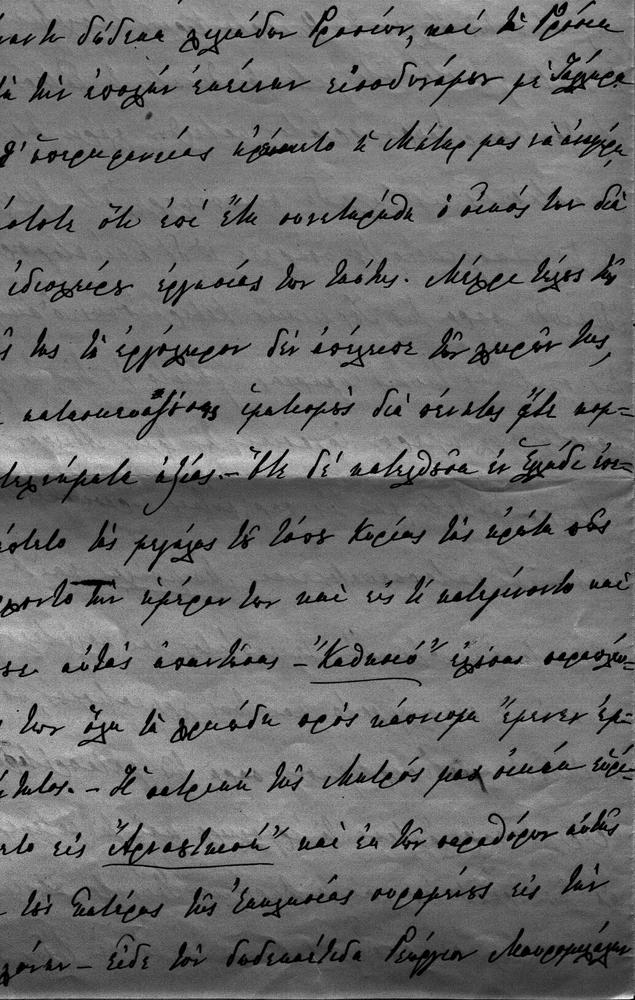
#> input picture trikoupi6.png, 635 x 1000 px, shrunk from 1031 x 1623 before the run
$ jupyter execute ask1.ipynb
#> lines starting #> are read from the running program, lines starting #| are printed output that depends on the picture; after the words box and inside, x2 and y2 are one past the last pixel; in counts of white or black regions, pixels touching at a corner belong together
[cell 1]
import numpy as np
from PIL import Image
import matplotlib.pyplot as plt


inputPicName = 'trikoupi6.png'
outputPicName = 'tresholdedPic1'
thdKey = 110

img = Image.open(inputPicName)
#> img is the input picture: PIL image 635x1000 L; min 0, max 255, mean 108.4

pixelsData_array = np.array(img)
width, height = img.size
#> width = 635; height = 1000

# check if the opened image is grayscale mode
isGray = True
imgNew = img.convert("RGB")

for i in range(width):
    for j in range(height):
        r, g, b = imgNew.getpixel((i, j))

        if r != g != b:
            isGray = False
            break
    if isGray == False:
        break

# Convert the image to grayscale mode
if not isGray:
    gray = Image.new("L", (width, height))
    for i in range(width):
        for j in range(height):
            red, green, blue = imgNew.getpixel((i, j))
            newPxl = (red + green + blue) / 3
            newPxl = int(newPxl)
            gray.putpixel((i, j), newPxl)
    image = gray
    pixelsData_array = image.load()

#Threshold of image
for i in range(width):
    for j in range(height):
        if img.getpixel((i, j)) > int(thdKey):
            img.putpixel((i, j), 255)
        else:
            img.putpixel((i, j), 0)
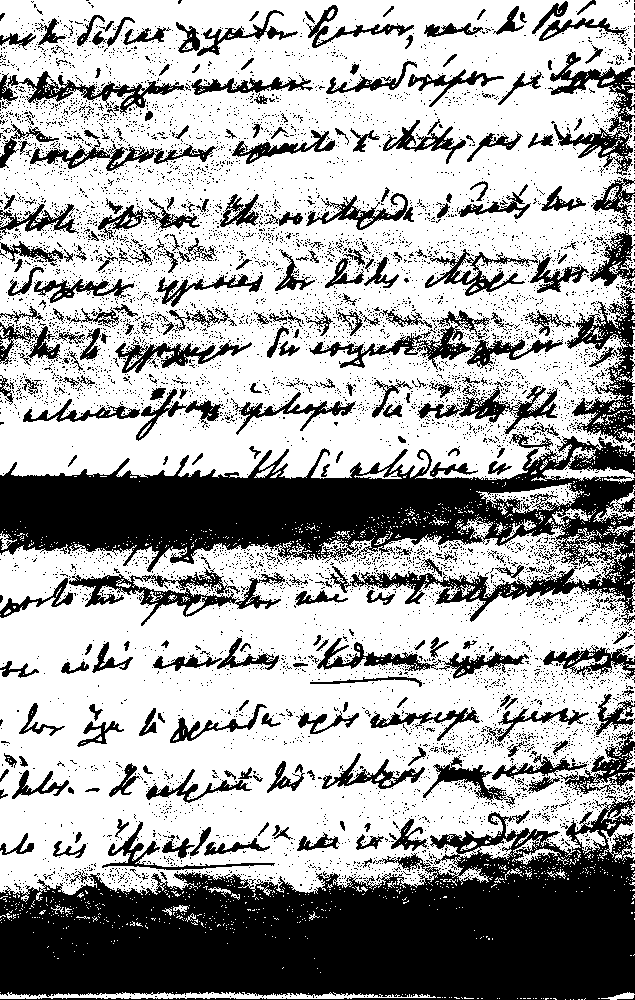
#> img: PIL image 635x1000 L; 65.1% white; 7782 black regions (7488 under 20 px), largest, box (x1, y1, x2, y2) and area: (0, 795, 635, 1000) 78242, (0, 434, 635, 625) 49356, (567, 285, 635, 443) 4002

plt.imshow(img, cmap = 'gray')
plt.title("treshold key is 110")

[cell 2]
import numpy as np
from PIL import Image
import matplotlib.pyplot as plt


inputPicName = 'trikoupi6.png'
outputPicName = 'tresholdedPic2'
thdKey = 90

img = Image.open(inputPicName)

pixelsData_array = np.array(img)
width, height = img.size

# check if the opened image is grayscale mode
isGray = True
imgNew = img.convert("RGB")

for i in range(width):
    for j in range(height):
        r, g, b = imgNew.getpixel((i, j))

        if r != g != b:
            isGray = False
            break
    if isGray == False:
        break

# Convert the image to grayscale mode
if not isGray:
    gray = Image.new("L", (width, height))
    for i in range(width):
        for j in range(height):
            red, green, blue = imgNew.getpixel((i, j))
            newPxl = (red + green + blue) / 3
            newPxl = int(newPxl)
            gray.putpixel((i, j), newPxl)
    image = gray
    pixelsData_array = image.load()

#Threshold of image
for i in range(width):
    for j in range(height):
        if img.getpixel((i, j)) > int(thdKey):
            img.putpixel((i, j), 255)
        else:
            img.putpixel((i, j), 0)
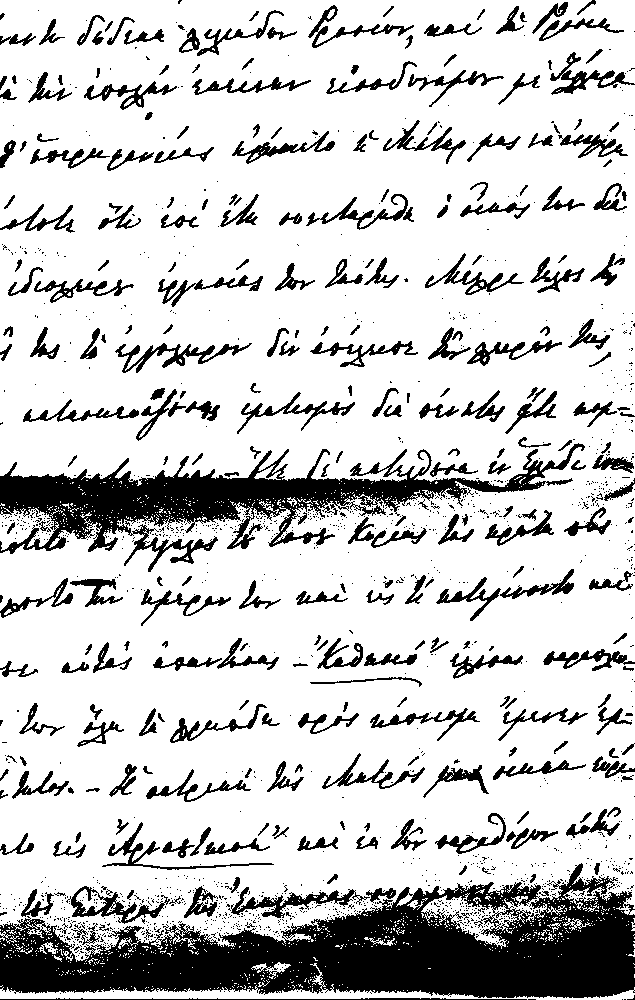
#> img: PIL image 635x1000 L; 80% white; 1694 black regions (1398 under 20 px), largest, box (x1, y1, x2, y2) and area: (0, 863, 635, 998) 43874, (0, 443, 585, 572) 21445, (231, 887, 370, 918) 1210

plt.imshow(img, cmap = 'gray')
plt.title("treshold key is 90")

[cell 3]
import numpy as np
from PIL import Image
import matplotlib.pyplot as plt


inputPicName = 'trikoupi6.png'
outputPicName = 'tresholdedPic3'
thdKey = 70

img = Image.open(inputPicName)

pixelsData_array = np.array(img)
width, height = img.size

# check if the opened image is grayscale mode
isGray = True
imgNew = img.convert("RGB")

for i in range(width):
    for j in range(height):
        r, g, b = imgNew.getpixel((i, j))

        if r != g != b:
            isGray = False
            break
    if isGray == False:
        break

# Convert the image to grayscale mode
if not isGray:
    gray = Image.new("L", (width, height))
    for i in range(width):
        for j in range(height):
            red, green, blue = imgNew.getpixel((i, j))
            newPxl = (red + green + blue) / 3
            newPxl = int(newPxl)
            gray.putpixel((i, j), newPxl)
    image = gray
    pixelsData_array = image.load()

#Threshold of image
for i in range(width):
    for j in range(height):
        if img.getpixel((i, j)) > int(thdKey):
            img.putpixel((i, j), 255)
        else:
            img.putpixel((i, j), 0)
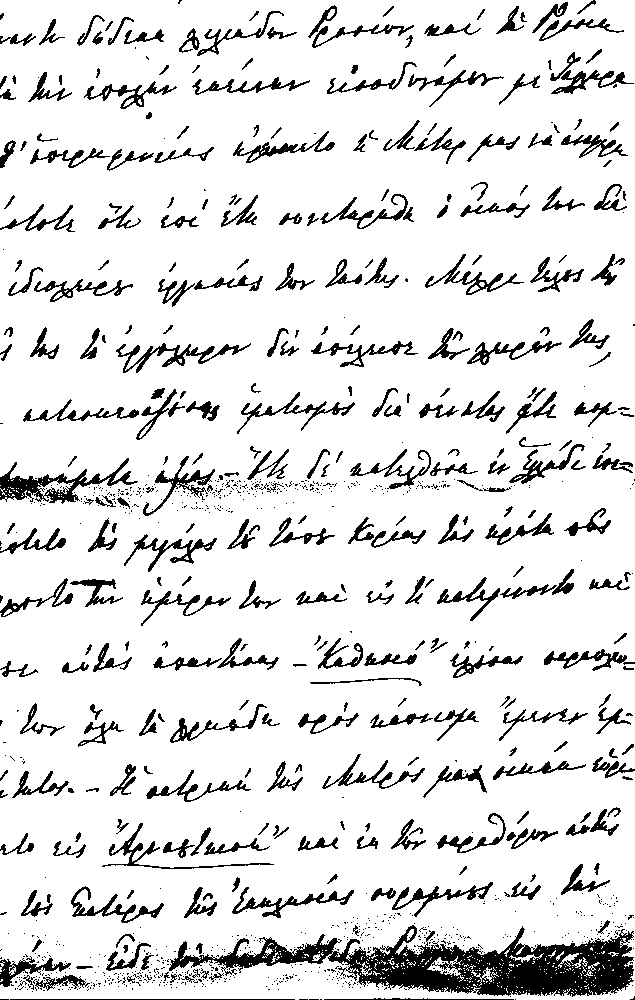
#> img: PIL image 635x1000 L; 88.1% white; 1155 black regions (822 under 20 px), largest, box (x1, y1, x2, y2) and area: (169, 925, 634, 997) 13507, (0, 458, 138, 504) 1832, (116, 343, 251, 373) 1002

plt.imshow(img, cmap = 'gray')
plt.title("treshold key is 70")

[cell 4]
import numpy as np
from PIL import Image
import matplotlib.pyplot as plt


inputPicName = 'trikoupi6.png'
outputPicName = 'tresholdedPic4'
thdKey = 50

img = Image.open(inputPicName)

pixelsData_array = np.array(img)
width, height = img.size

# check if the opened image is grayscale mode
isGray = True
imgNew = img.convert("RGB")

for i in range(width):
    for j in range(height):
        r, g, b = imgNew.getpixel((i, j))

        if r != g != b:
            isGray = False
            break
    if isGray == False:
        break

# Convert the image to grayscale mode
if not isGray:
    gray = Image.new("L", (width, height))
    for i in range(width):
        for j in range(height):
            red, green, blue = imgNew.getpixel((i, j))
            newPxl = (red + green + blue) / 3
            newPxl = int(newPxl)
            gray.putpixel((i, j), newPxl)
    image = gray
    pixelsData_array = image.load()

#Threshold of image
for i in range(width):
    for j in range(height):
        if img.getpixel((i, j)) > int(thdKey):
            img.putpixel((i, j), 255)
        else:
            img.putpixel((i, j), 0)
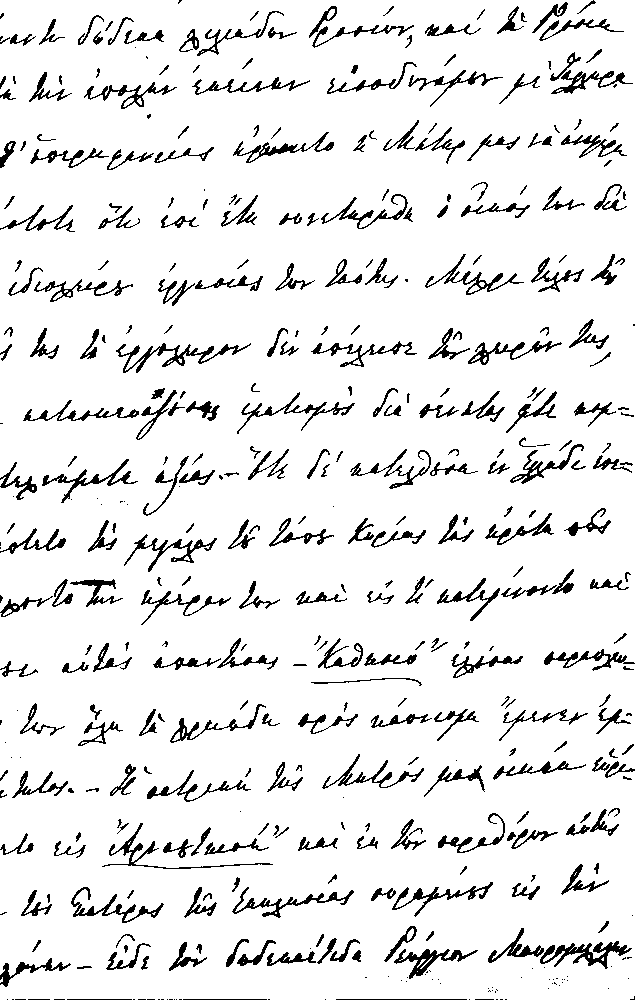
#> img: PIL image 635x1000 L; 91.4% white; black in thin lines or dots

plt.imshow(img, cmap = 'gray')
plt.title("treshold key is 50")

[cell 5]
import numpy as np
from PIL import Image
import matplotlib.pyplot as plt


inputPicName = 'trikoupi6.png'
outputPicName = 'tresholdedPic5'
thdKey = 30

img = Image.open(inputPicName)

pixelsData_array = np.array(img)
width, height = img.size

# check if the opened image is grayscale mode
isGray = True
imgNew = img.convert("RGB")

for i in range(width):
    for j in range(height):
        r, g, b = imgNew.getpixel((i, j))

        if r != g != b:
            isGray = False
            break
    if isGray == False:
        break

# Convert the image to grayscale mode
if not isGray:
    gray = Image.new("L", (width, height))
    for i in range(width):
        for j in range(height):
            red, green, blue = imgNew.getpixel((i, j))
            newPxl = (red + green + blue) / 3
            newPxl = int(newPxl)
            gray.putpixel((i, j), newPxl)
    image = gray
    pixelsData_array = image.load()

#Threshold of image
for i in range(width):
    for j in range(height):
        if img.getpixel((i, j)) > int(thdKey):
            img.putpixel((i, j), 255)
        else:
            img.putpixel((i, j), 0)
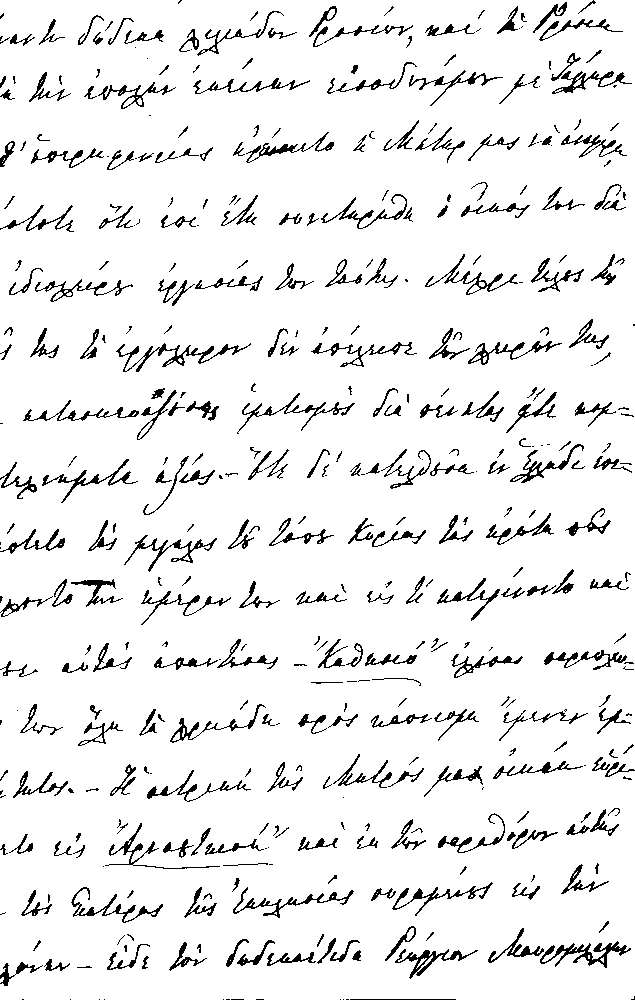
#> img: PIL image 635x1000 L; 92.8% white; black in thin lines or dots

plt.imshow(img, cmap = 'gray')
plt.title("treshold key is 30")
